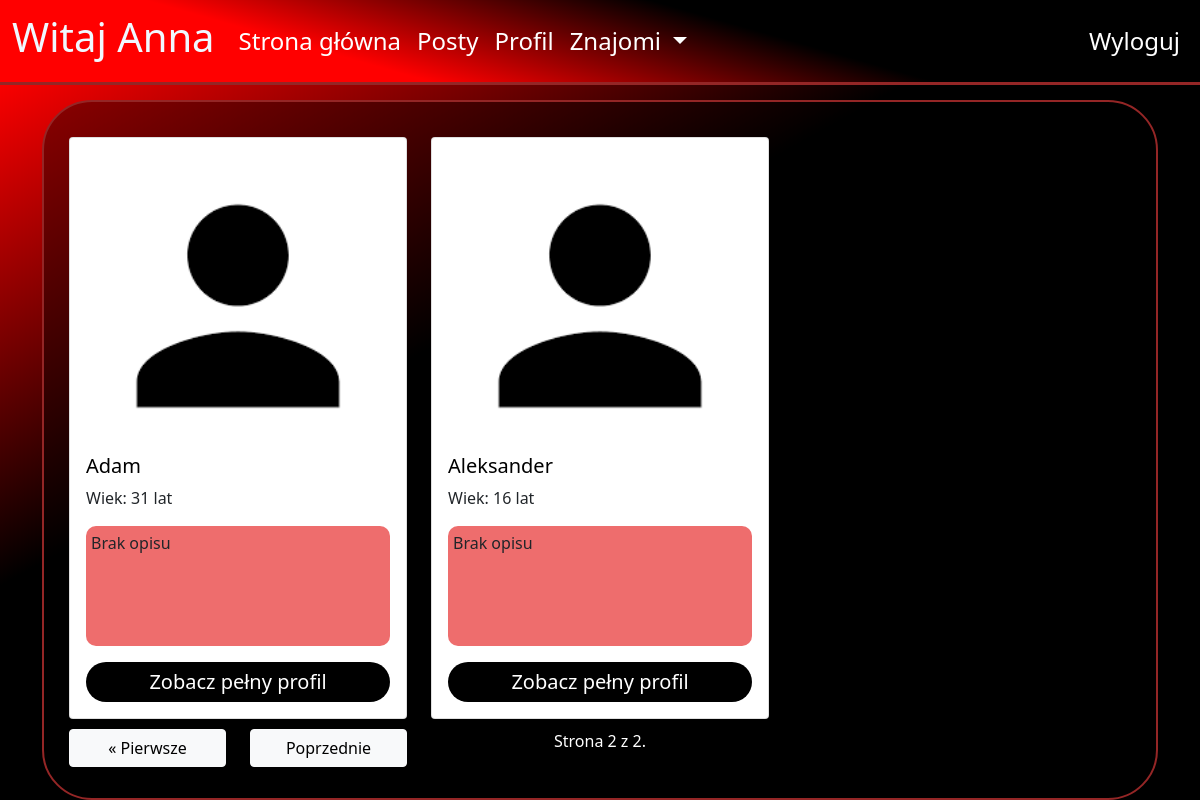
Before: /?page=2 (signed in) with the older database file.
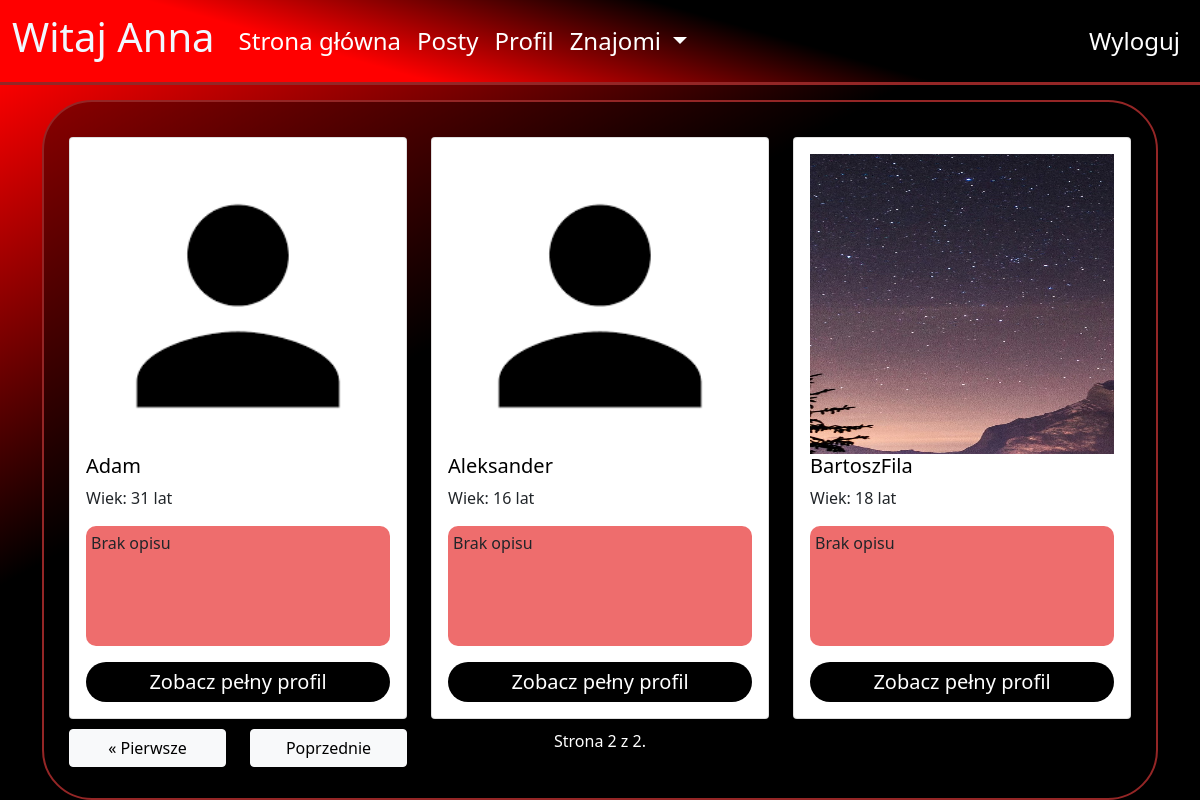
After: the same page with the newer database file.
### blog/models.py (models this page shows, shortened)
class Profile(models.Model):
    user = models.OneToOneField(User, null=True, on_delete=models.CASCADE)
    birth_date = models.DateField(blank=True,null=True)
    description = models.TextField(blank=True,null=True)
    first_name = models.CharField(blank=True, null=True, max_length=40)
    last_name = models.CharField(blank=True, null=True, max_length=40)
    country = models.CharField(blank=True, null=True, max_length=40)
    city = models.CharField(blank=True, null=True, max_length=40)
    height = models.DecimalField(blank=True,null=True, decimal_places=0, max_digits=120)
    weight = models.DecimalField(blank=True,null=True, decimal_places=0, max_digits=120)
    gender = models.CharField(blank=True,null=True, max_length=222)
    friends = models.ManyToManyField('self', blank=True)
    images = models.ManyToManyField("ProfileImage", related_name='+',blank=True)
    chats = models.ManyToManyField("ChatBox", related_name='+',blank=True)
    posts = models.ManyToManyField("Post", related_name='+',blank=True)
    def get_age(self):
        import datetime
        age = int((datetime.date.today() - self.birth_date).days/365.25)
        return age
    def get_name(self):
        if self.first_name and self.last_name:
            return str(str(self.first_name)+" "+str(self.last_name)) #+" ("+str(self.user.username)+")"
        elif self.first_name:
            return self.first_name
        else:
            return self.user.username

### blog/views.py (the view)
# urls.py: path("", views.MainPage, name="mainpage"),
def MainPage(request):
    profiles = Profile.objects.all()
    paginator = Paginator(profiles, 6)
    page_number = request.GET.get('page')
    page_obj = paginator.get_page(page_number)
    context={
        'profiles':page_obj,
    }
    if request.user.is_authenticated:
        profile = request.user.profile
        new_friend_request = 0
        friend_requests = FriendInvitation.objects.all().filter(profile_to=profile)
        for friend_request in friend_requests:
            if friend_request.displayed == False:
                new_friend_request += 1
        context["new_friend_request"] = new_friend_request
        new_messages = 0
        profile_chats = profile.chats.all()
        for chat in profile_chats:
            for message in chat.messages.all():
                if not message.displayed:
                    if not message.owner == profile:
                        new_messages +=1
        context["new_messages"] = new_messages
    return render(request, "blog/mainpage.html",context=context)

### blog/templates/blog/mainpage.html (shortened to what this page needs)
{% extends "blog/base.html"%}
{% load static %}
{%block content%}
{% if user.is_authenticated%}
<div class="container background_v1">
    <div class="row">
    {% for profile in profiles%}
        <div class="col-sm-12 col-md-6 col-lg-4" >
            <div class="card main_page_card" style="margin-top: 10px;">
                <div class="card-body">
                {% if profile.images%}
                <div style="width: 100%; position:relative;">
                    {%for image in profile.images.all %}
                        {% if forloop.last %}
                            <div class="fake_box"> </div>
                            <br />
                        {%endif%}
                    {%empty%}
                          <div class="fake_box"> </div>
                        <br />
                    {%endfor%}
                </div>
                {%endif%}
                <h5 class="card-title">
                {{profile.get_name}}
                </h5>
                <p class="card-text">Wiek: {{profile.get_age}} lat</p>
                <p class="card-text main_page_desc" >
                {% if profile.description %}
                    {{profile.description|truncatechars:70}}
                    {% else %}
                    Brak opisu
                {%  endif   %}
                </p>
                <a href="{%url 'profile' profile.id%}"  class="my-button">Zobacz pełny profil</a>
                </div>
            </div>
        </div>
    {%endfor%}
    </div>
    <div class="pagination row">
        {% if profiles.has_previous %}
            <div class="col-md-12 col-lg-2">
            <a class="pagiantion_obj btn btn-light"
             href="?page=1">&laquo; Pierwsze</a>
            </div>
            <div class="col-md-12 col-lg-2">
            <a class="pagiantion_obj btn btn-light"
            href="?page={{ profiles.previous_page_number }}">Poprzednie</a>
            </div>
        {%else%}
            <div class="pagination_obj col-md-12 col-lg-2" style="height:1px;"></div>
            <div class="pagination_obj col-md-12 col-lg-2" style="height:1px;"></div>
        {% endif %}
        <div class="pagiantion_obj pagination_number col-sm-12 col-md-4" >
            Strona {{ profiles.number }} z {{ profiles.paginator.num_pages }}.
        </div>
</div>
</div>
    {%endif%}
{% endblock %}

Changed rows visible on the page:
added Profile: get_name "BartoszFila", get_age "18", shows "Brak opisu"
